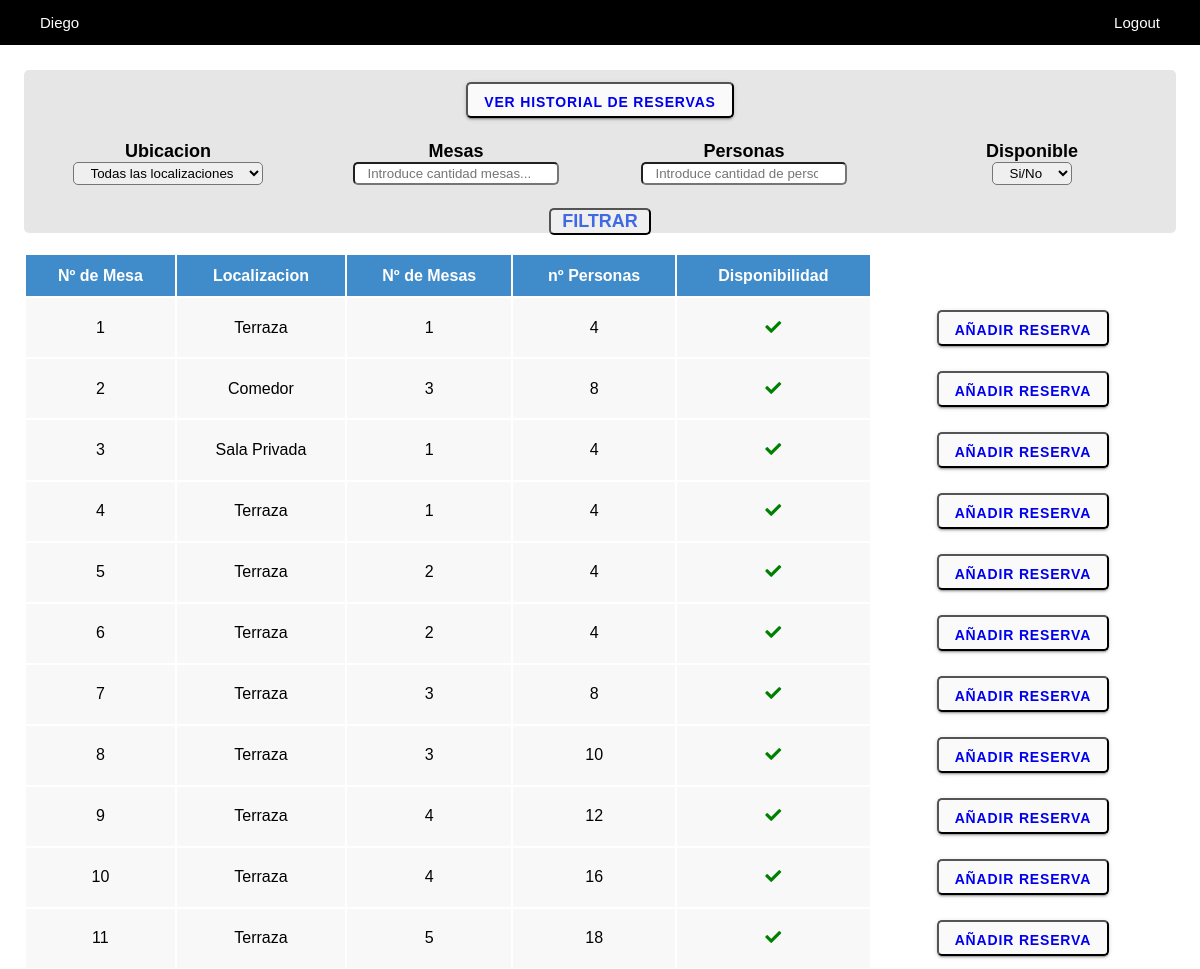
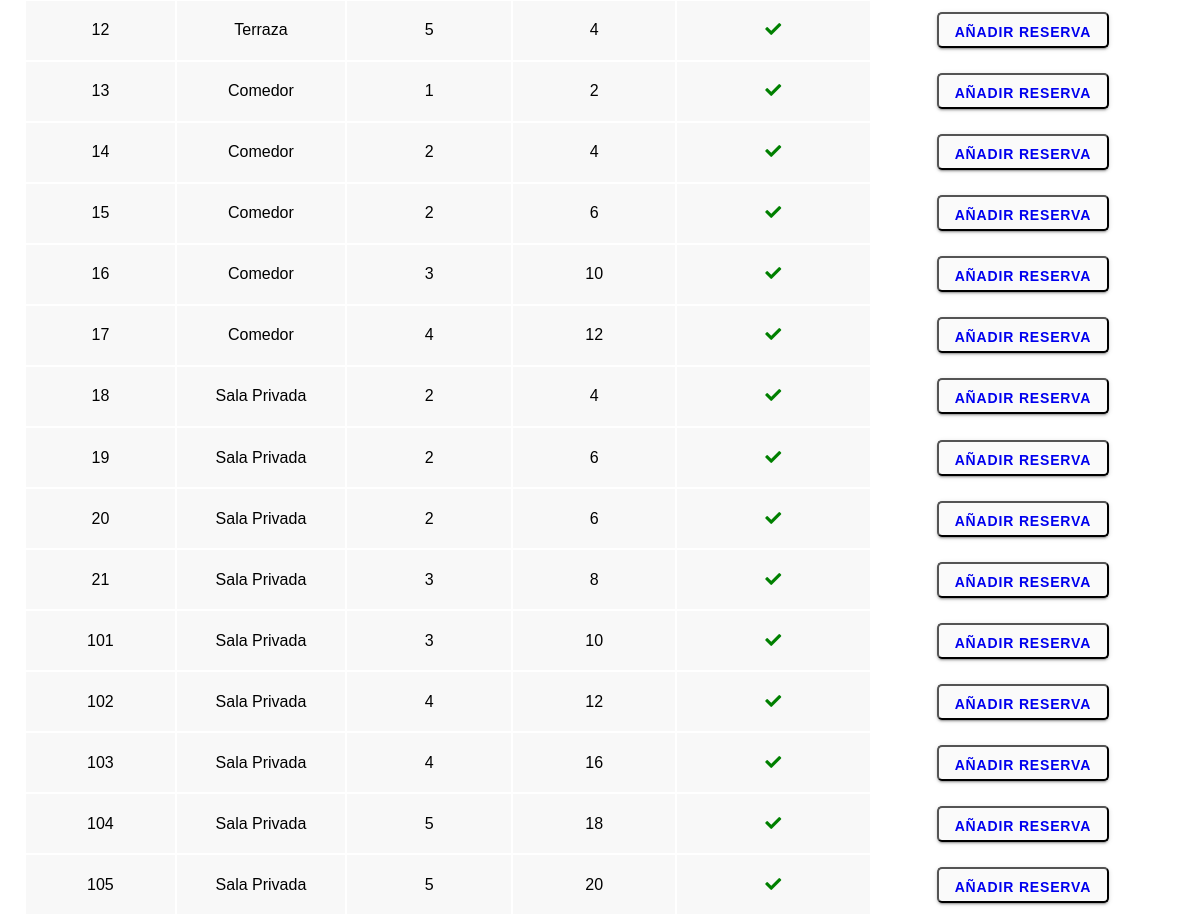
The page /view/zona.admin.php (signed in) on the database its author committed (2 pictures, top to bottom).
### tables this page shows
CREATE TABLE `tbl_mesa` (
  `id_mesa` int(11) NOT NULL,
  `mesa` int(11) DEFAULT NULL,
  `silla` int(11) DEFAULT NULL,
  `disponibilidad` enum('si','no','mantenimiento') DEFAULT NULL,
  `id_localizacion` int(11) DEFAULT NULL
);

CREATE TABLE `tbl_localizacion` (
  `id_localizacion` int(11) NOT NULL,
  `nombre_localizacion` varchar(45) NOT NULL
);

### view/zona.admin.php (the view, shortened to what this page needs)
<?php
require_once "../services/connection.php";
if ($_SESSION['email']=="") {
    header("location:login.html");
}else {
    ?>
    <!DOCTYPE html>
    <html lang="en">
    <head>
        <link rel="stylesheet" type="text/css" href="../css/styles.css">
        <link rel="stylesheet" href="https://pro.fontawesome.com/releases/v5.10.0/css/all.css"/>
    </head>
    <body>
        <ul class="padding-lat">
            <li><a><?php echo $_SESSION["nombre"];?></a></li>
            <li class="right">
                <a href="../proceses/logout.proc.php">Logout</a>
            </li>
        </ul>
        <div class="row padding-top padding-lat">
            <div class="fondo">
                <button type="submit"><a type='button' href='vistahistorial.php'>Ver historial de reservas</a></button>
                <form action="zona.admin.php" method="post">
                    <div class="column-2">
                        <label for="localizacion">Ubicacion</label><br>
                        <select name="localizacion" class="casilla">
                            <option value="" default>Todas las localizaciones</option>
                        </select>
                    </div>
                    <div class="column-2">
                        <label for="mesa">Mesas</label><br>
                        <input type="number" placeholder="Introduce cantidad mesas..." name="mesa" class="casilla">
                    </div>
                    <div class="column-2">
                        <label for="silla">Personas</label><br>
                        <input type="number" placeholder="Introduce cantidad de personas..." name="silla" class="casilla">
                    </div>
                    <div class="column-2">
                        <label for="disponibilidad">Disponible</label><br>
                        <select name="disponibilidad" class="casilla">
                            <option value="" default>Si/No</option>
                        </select>
                    </div>
                    <div class="column-1">
                        <input type="submit" value="FILTRAR" name="filtrar" class="filtrar">
                    </div>
                </form>
            </div>
        </div><br>
       <?php
       if (isset($_POST['filtrar'])) {
           $localizacion=$_POST['localizacion'];
           $mesa=$_POST['mesa'];
           $personas=$_POST['silla'];
           $disponibilidad=$_POST['disponibilidad'];
           $filtro=$pdo->prepare("SELECT tbl_localizacion.id_localizacion,tbl_localizacion.nombre_localizacion,tbl_mesa.id_mesa,tbl_mesa.mesa,tbl_mesa.silla,tbl_mesa.disponibilidad
           FROM tbl_mesa
           INNER JOIN tbl_localizacion ON tbl_mesa.id_localizacion=tbl_localizacion.id_localizacion
           WHERE tbl_localizacion.nombre_localizacion like '%{$localizacion}%' and tbl_mesa.mesa like '%{$mesa}%' and tbl_mesa.silla like '%{$personas}' and tbl_mesa.disponibilidad like '%{$disponibilidad}%'
           ORDER BY tbl_mesa.id_mesa ASC");
           $filtro->execute();
           $filtrar=$filtro->fetchAll(PDO::FETCH_ASSOC);
           if (empty($filtrar)) {
            echo "<div class='row padding-top-less padding-lat'>";
            echo "<div>";
            echo "<h1>No se han encontrado elementos....</h1>";
            echo "</div>";
            echo "</div>";
           }else {
            echo  "<div class='row padding-top-less padding-lat'>";
            echo  "<div>";
            echo  "<table>";
            echo  "<tr>";
            echo  "<th class='blue'>Nº de Mesa</th>";
            echo  "<th class='blue'>Localizacion</th>";
            echo  "<th class='blue'>nº Mesas</th>";
            echo  "<th class='blue'>nº Personas</th>";
            echo  "<th class='blue'>Disponibilidad</th>";
            echo  "</tr>";
            foreach ($filtrar as $row) {
                    echo  "<tr>";
                        echo "<td class='gris'>{$row['id_mesa']}</td>";
                        echo "<td class='gris'>{$row['nombre_localizacion']}</td>";
                        echo "<td class='gris'>{$row['mesa']}</td>";
                        echo "<td class='gris'>{$row['silla']}</td>";
                    if ($row['disponibilidad']=="si") {
                        echo "<td class='gris'><i class='fas fa-check green'></i></td>";
                        echo "<td><button type='submit'><a type='button' href='../proceses/agregareserva.php?idmesa={$row['id_mesa']}'>Añadir reserva</a></button></td>";
                    }else{
                        echo "<td class='gris'><i class='fas fa-times red'></i></td>";
                        echo "<td><button type='submit'><a type='button' href='../proceses/eliminareserva.php?idmesa={$row['id_mesa']}'>Quitar reserva</a></button></td>";
                    }
                echo "</tr>";
            }
            echo "</table>";
            echo "</div>";
            echo "</div>";
           }
       }else {
                $sentencia=$pdo->prepare("SELECT tbl_localizacion.id_localizacion,tbl_localizacion.nombre_localizacion,tbl_mesa.id_mesa,tbl_mesa.mesa,tbl_mesa.silla,tbl_mesa.disponibilidad
                FROM tbl_mesa
                INNER JOIN tbl_localizacion ON tbl_mesa.id_localizacion=tbl_localizacion.id_localizacion
                ORDER BY tbl_mesa.id_mesa ASC");
                $sentencia->execute();
                echo  "<div class='row padding-top-less padding-lat'>";
                echo  "<div>";
                echo  "<table>";
                echo  "<tr>";
                echo  "<th class='blue'>Nº de Mesa</th>";
                echo  "<th class='blue'>Localizacion</th>";
                echo  "<th class='blue'>Nº de Mesas</th>";
                echo  "<th class='blue'>nº Personas</th>";
                echo  "<th class='blue'>Disponibilidad</th>";
                echo  "</tr>";
                foreach ($sentencia as $localizacion) {
                    echo  "<tr>";
                        echo "<td class='gris'>{$localizacion['id_mesa']}</td>";
                        echo "<td class='gris'>{$localizacion['nombre_localizacion']}</td>";
                        echo "<td class='gris'>{$localizacion['mesa']}</td>";
                        echo "<td class='gris'>{$localizacion['silla']}</td>";
                        if ($localizacion['disponibilidad']=="si") {
                            echo "<td class='gris'><i class='fas fa-check green'></i></td>";
                            echo "<td><button type='submit'><a type='button' href='../proceses/agregareserva.php?idmesa={$localizacion['id_mesa']}'>Añadir reserva</a></button></td>";
                        }else{
                            echo "<td class='gris'><i class='fas fa-times red'></i></td>";
                            echo "<td><button type='submit'><a type='button' href='../proceses/eliminareserva.php?idmesa={$localizacion['id_mesa']}'>Quitar reserva</a></button></td>";
                        }
                    echo "</tr>";
                }
                echo "</table>";
                echo "</div>";
                echo "</div>";
       }
       ?>
    </body>
    </html>
<?php
}
?>

### css/styles.css (style rules this page uses)
* { box-sizing: border-box; font-family: Arial, Helvetica, sans-serif; }
html, body { height: 100%; }
body { margin: 0; }
ul { list-style-type: none; margin: 0; padding: 0; overflow: hidden; background-color: black; position: fixed; top: 0; width: 100%; }
li { float: left; }
li a { display: block; color: white; text-align: center; padding: 14px 16px; text-decoration: none; font-size: 15px; }
.right { float: right; }
.padding-lat { padding-left: 2%; padding-right: 2%; }
.row:after { content: ""; display: table; clear: both; }
.padding-top { padding-top: 70px; }
.column-2 { width: 25%; float: left; padding: 2%; }
.column-1 { width: 100%; float: left; }
.fondo { background-color: rgba(231, 230, 230, 1); padding-top: 1%; padding-bottom: 10%; text-align: center; border-radius: 5px; }
.casilla { border-radius: 5px; padding: 1%; padding-left: 5%; padding-right: 5%; }
table { width: 100%; }
tr { padding: 1%; text-align: center; }
th { padding: 1%; text-align: center; }
td { padding: 1%; text-align: center; }
.gris { background-color: #f8f8f8; }
.green { color: green; }
.blue { background-color: #408bc9; color: white; }
label { font-weight: bold; font-size: 18px; }
.filtrar { font-size: 18px; font-weight: bold; padding-right: 1%; padding-left: 1%; color: royalblue; border-radius: 5px; }
button { padding: 0 16px; border-radius: 5px; background-color: #fafafa; box-shadow: 0 3px 1px -2px rgba(0, 0, 0, 0.2), 0 2px 2px 0 rgba(0, 0, 0, 0.14), 0 1px 5px 0 rgba(0, 0, 0, 0.12); transition: background-color 15ms linear, box-shadow 280ms cubic-bezier(0.4, 0, 0.2, 1); height: 36px; line-height: 2.25rem; font-size: 0.875rem; font-weight: bold; letter-spacing: 0.06em; text-transform: uppercase; }
button a { text-decoration: none; }

### rows shown on the page
tbl_mesa: id_mesa "1", id_localizacion.nombre_localizacion "Terraza", mesa "1", silla "4"
tbl_mesa: id_mesa "2", id_localizacion.nombre_localizacion "Comedor", mesa "3", silla "8"
tbl_mesa: id_mesa "3", id_localizacion.nombre_localizacion "Sala Privada", mesa "1", silla "4"
tbl_mesa: id_mesa "4", id_localizacion.nombre_localizacion "Terraza", mesa "1", silla "4"
tbl_mesa: id_mesa "5", id_localizacion.nombre_localizacion "Terraza", mesa "2", silla "4"
tbl_mesa: id_mesa "6", id_localizacion.nombre_localizacion "Terraza", mesa "2", silla "4"
tbl_mesa: id_mesa "7", id_localizacion.nombre_localizacion "Terraza", mesa "3", silla "8"
tbl_mesa: id_mesa "8", id_localizacion.nombre_localizacion "Terraza", mesa "3", silla "10"
tbl_mesa: id_mesa "9", id_localizacion.nombre_localizacion "Terraza", mesa "4", silla "12"
tbl_mesa: id_mesa "10", id_localizacion.nombre_localizacion "Terraza", mesa "4", silla "16"
tbl_mesa: id_mesa "11", id_localizacion.nombre_localizacion "Terraza", mesa "5", silla "18"
tbl_mesa: id_mesa "12", id_localizacion.nombre_localizacion "Terraza", mesa "5", silla "4"
tbl_mesa: id_mesa "13", id_localizacion.nombre_localizacion "Comedor", mesa "1", silla "2"
tbl_mesa: id_mesa "14", id_localizacion.nombre_localizacion "Comedor", mesa "2", silla "4"
tbl_mesa: id_mesa "15", id_localizacion.nombre_localizacion "Comedor", mesa "2", silla "6"
tbl_mesa: id_mesa "16", id_localizacion.nombre_localizacion "Comedor", mesa "3", silla "10"
tbl_mesa: id_mesa "17", id_localizacion.nombre_localizacion "Comedor", mesa "4", silla "12"
tbl_mesa: id_mesa "18", id_localizacion.nombre_localizacion "Sala Privada", mesa "2", silla "4"
tbl_mesa: id_mesa "19", id_localizacion.nombre_localizacion "Sala Privada", mesa "2", silla "6"
tbl_mesa: id_mesa "20", id_localizacion.nombre_localizacion "Sala Privada", mesa "2", silla "6"
tbl_mesa: id_mesa "21", id_localizacion.nombre_localizacion "Sala Privada", mesa "3", silla "8"
tbl_mesa: id_mesa "101", id_localizacion.nombre_localizacion "Sala Privada", mesa "3", silla "10"
tbl_mesa: id_mesa "102", id_localizacion.nombre_localizacion "Sala Privada", mesa "4", silla "12"
tbl_mesa: id_mesa "103", id_localizacion.nombre_localizacion "Sala Privada", mesa "4", silla "16"
tbl_mesa: id_mesa "104", id_localizacion.nombre_localizacion "Sala Privada", mesa "5", silla "18"
tbl_mesa: id_mesa "105", id_localizacion.nombre_localizacion "Sala Privada", mesa "5", silla "20"

### other values the page prints
$_SESSION["nombre"] "Diego"
